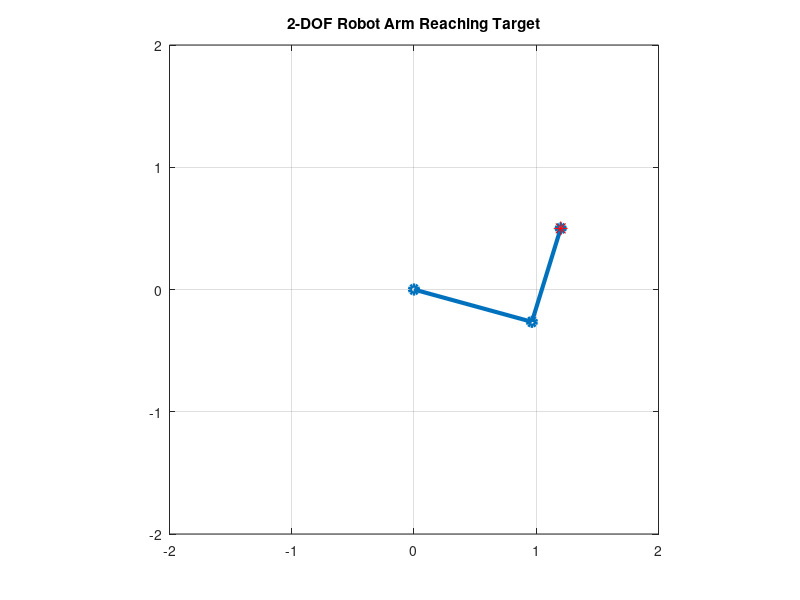

MATLAB code for this plot:
clc;
clear;
close all;

% Link lengths
L1 = 1;
L2 = 0.8;

% Target point
x_target = 1.2;
y_target = 0.5;

% Inverse Kinematics
cos_theta2 = (x_target^2 + y_target^2 - L1^2 - L2^2) / (2*L1*L2);
theta2 = atan2(sqrt(1 - cos_theta2^2), cos_theta2);

theta1 = atan2(y_target, x_target) - ...
         atan2(L2*sin(theta2), L1 + L2*cos(theta2));

% Joint positions
x1 = L1*cos(theta1);
y1 = L1*sin(theta1);

x2 = x1 + L2*cos(theta1 + theta2);
y2 = y1 + L2*sin(theta1 + theta2);

% Plot arm
plot([0 x1 x2], [0 y1 y2], 'o-', 'LineWidth', 3)
hold on
plot(x_target, y_target, 'r*', 'MarkerSize', 10)
axis equal
axis([-2 2 -2 2])
grid on
title('2-DOF Robot Arm Reaching Target')
